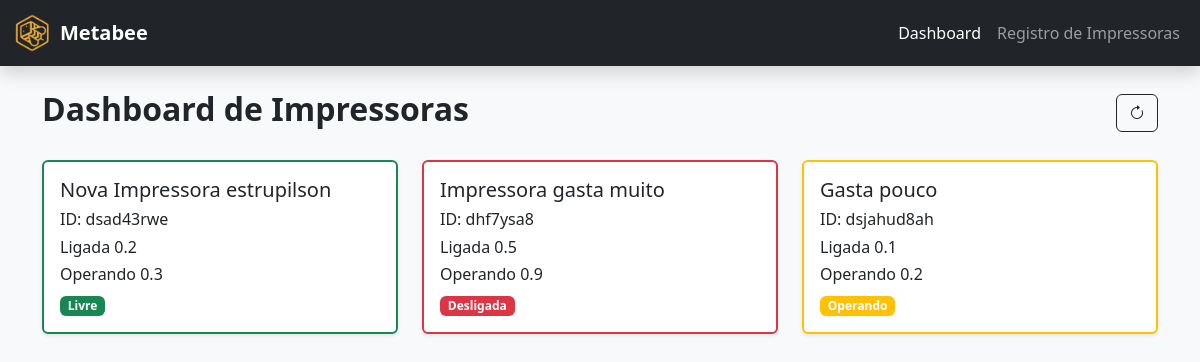
Page /dashboard on the earlier database version.
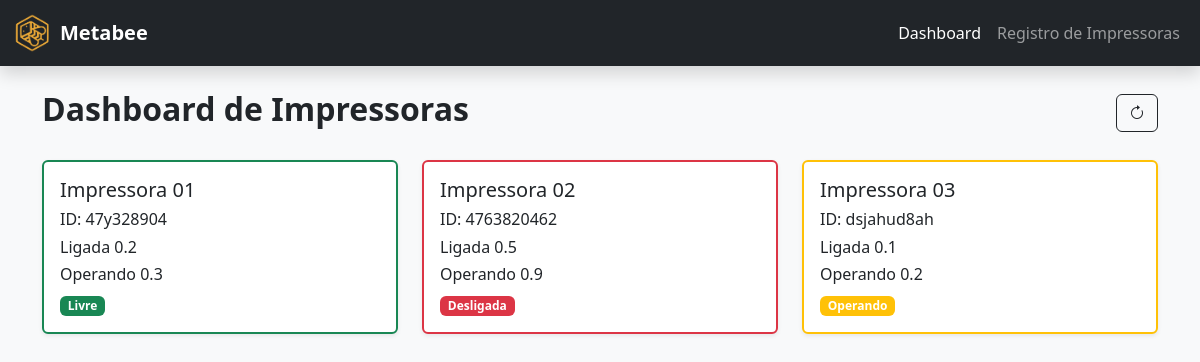
Same page on the later database version.
### metabee_app/models.py (models this page shows)
class Printer(models.Model):
    name = models.CharField(max_length=100, default="Default Printer")
    status = models.IntegerField(validators=[MinValueValidator(0), MaxValueValidator(2)], default=0)
    device_id = models.CharField(max_length=100, default="0")
    idle_range = models.FloatField(max_length=100, default=0)
    operating_range = models.FloatField(max_length=100, default=0)

### metabee_app/views.py (the view)
# urls.py: path('dashboard', views.dashboard, name="dashboard"),
def dashboard(request):
    printers = Printer.objects.all()
    context = {'printers': printers}
    return render(request, 'dashboard.html', context)

### metabee_app/templates/dashboard.html (shortened to what this page needs)
{% extends 'layout.html' %}
{% load static %}
{% block content %}
  <div class="container py-4">
    <div class="d-flex justify-content-between align-items-center mb-4">
      <h2 class="fw-bold">Dashboard de Impressoras</h2>
      <a href="{% url 'get_printers_state' %}"><button class="btn btn-outline-dark"><i class="bi bi-arrow-clockwise"></i></button></a>
    </div>
    <div class="row g-4">
      {% for printer in printers %}
        <div class="col-12 col-md-6 col-lg-4">
          <div class="card shadow-sm
            {% if printer.status == 0 %}
               border-danger
            {% elif printer.status == 1 %}
               border-success
            {% elif printer.status == 2 %}
               border-warning
            {% endif %}
          border-2">
            <div class="card-body">
              <h5 class="card-title">{{ printer.name }}</h5>
              <h6 class="card-title">ID: {{ printer.device_id }}</h6>
              <h6 class="card-title">Ligada {{ printer.idle_range }}</h6>
              <h6 class="card-title">Operando {{ printer.operating_range }}</h6>
              <p class="card-text">
                {% if printer.status == 0 %}
                  <span class="badge bg-danger">Desligada</span>
                {% elif printer.status == 1 %}
                  <span class="badge bg-success">Livre</span>
                {% elif printer.status == 2 %}
                  <span class="badge bg-warning">Operando</span>
                {% endif %}
              </p>
            </div>
          </div>
        </div>
      {% endfor %}
    </div>
  </div>
{% endblock %}

### metabee_app/templates/layout.html (shortened to what this page needs)
{% load static %}
<!DOCTYPE html>
<html lang="en">
  <head>
    <link rel="stylesheet" href="{% static 'css/bootstrap.min.css' %}" />
    <link rel="stylesheet" href="https://cdn.jsdelivr.net/npm/bootstrap-icons@1.10.5/font/bootstrap-icons.css">
  </head>
  <body class="bg-light">
    {% block header %}
      <nav class="navbar navbar-expand-lg navbar-dark bg-dark shadow">
        <div class="container-fluid">
          <a class="navbar-brand d-flex align-items-center" href="#">
            <img src="{% static 'img/logo-metabee-short.png' %}" alt="Logo" width="40" height="40" class="me-2" />
            <span class="fw-bold">Metabee</span>
          </a>
          <div class="collapse navbar-collapse" id="navbarNav">
            <ul class="navbar-nav ms-auto">
              <li class="nav-item">
                <a class="nav-link active" href="{% url "dashboard" %}">Dashboard</a>
              </li>
              <li class="nav-item">
                <a class="nav-link" href="manage_printers">Registro de Impressoras</a>
              </li>
            </ul>
          </div>
        </div>
      </nav>
    {% endblock %}
    {% block content %}
    {% endblock %}
  </body>
</html>

Differences in the rows shown:
changed Printer: name "Nova Impressora estrupilson" → "Impressora 01"; device_id "dsad43rwe" → "47y328904"
changed Printer: name "Impressora gasta muito" → "Impressora 02"; device_id "dhf7ysa8" → "4763820462"
changed Printer "dsjahud8ah": name "Gasta pouco" → "Impressora 03"
